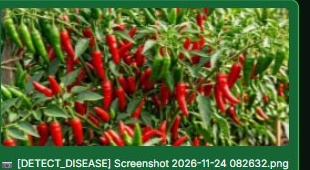
#> input picture data_pipeline/vision_training_data/Chilli___healthy_mature/user_chilli_real.jpg, 310 x 170 px
$ python -i feature_extractor.py   (imports and definitions only)   (older library calls are emulated)
#> lines starting #> are read from the running program, lines starting #| are printed output that depends on the picture; after the words box and inside, x2 and y2 are one past the last pixel; in counts of white or black regions, pixels touching at a corner belong together
#> further down, picture is the input picture: shape (170, 310, 3); mean B, G, R 47.6, 96.9, 87
"""
Production-grade Computer Vision Feature Extractor for Agricultural Images.
Extracts color histograms (HSV), Lab moments, domain-specific color ratios,
morphological contour metrics (fruit count, aspect ratio elongation, leaf shape),
and spatial gradient textures.
Runs locally on CPU in < 15ms per image.
"""
from __future__ import annotations

import io
import logging
from typing import Any, Dict, List, Optional, Tuple, Union
import numpy as np

try:
    import cv2
    CV2_AVAILABLE = True
except ImportError:
    CV2_AVAILABLE = False

try:
    from PIL import Image
    PIL_AVAILABLE = True
except ImportError:
    PIL_AVAILABLE = False

logger = logging.getLogger(__name__)

FEATURE_NAMES = (
    # HSV Histogram bins
    [f"h_bin_{i}" for i in range(16)] +
    [f"s_bin_{i}" for i in range(8)] +
    [f"v_bin_{i}" for i in range(8)] +
    # Lab Color Moments
    ["l_mean", "l_std", "a_mean", "a_std", "a_skew", "b_mean", "b_std", "b_skew"] +
    # RGB Means & Derived
    ["mean_r", "mean_g", "mean_b", "green_excess", "yellow_index"] +
    # Agricultural Color Fractions
    ["red_ratio", "green_ratio", "yellow_ratio", "white_ratio", "brown_ratio", "dark_ratio"] +
    # Morphological Fruit & Leaf Contours
    ["fruit_count", "fruit_avg_elongation", "fruit_area_share", "leaf_avg_elongation"] +
    # Texture & Spatial Gradients
    ["laplacian_var", "sobel_h_energy", "sobel_v_energy", "grad_ratio"]
)


def load_bgr_image(image_input: Union[bytes, str, np.ndarray]) -> Optional[np.ndarray]:
    """Loads image into standard BGR uint8 numpy array."""
    if isinstance(image_input, np.ndarray):
        return image_input

    if isinstance(image_input, (str, bytes)):
        if isinstance(image_input, str):
            try:
                bgr = cv2.imread(image_input)
                if bgr is not None:
                    return bgr
            except Exception:
                pass
            try:
                with open(image_input, "rb") as f:
                    image_input = f.read()
            except Exception:
                return None

        # Decode from bytes
        if CV2_AVAILABLE:
            np_arr = np.frombuffer(image_input, np.uint8)
            bgr = cv2.imdecode(np_arr, cv2.IMREAD_COLOR)
            if bgr is not None:
                return bgr

        if PIL_AVAILABLE:
            try:
                img = Image.open(io.BytesIO(image_input)).convert("RGB")
                rgb = np.array(img, dtype=np.uint8)
                return cv2.cvtColor(rgb, cv2.COLOR_RGB2BGR) if CV2_AVAILABLE else rgb
            except Exception:
                pass

    return None


def extract_agri_features(image_input: Union[bytes, str, np.ndarray]) -> Tuple[np.ndarray, Dict[str, Any]]:
    """
    Extracts high-discriminative agricultural features from an image.
    Returns:
        (feature_vector_1d, metadata_dict)
    """
    bgr = load_bgr_image(image_input)
    if bgr is None:
        # Default zeros
        zeros = np.zeros(len(FEATURE_NAMES), dtype=np.float32)
        return zeros, {"status": "error", "message": "Failed to decode image"}

    # Resize to standard analysis resolution (max 400px)
    h, w = bgr.shape[:2]
#> h = 170; w = 310
    scale = min(400.0 / max(h, w), 1.0)
#> scale = 1
    if scale < 1.0:
        bgr = cv2.resize(bgr, (int(w * scale), int(h * scale)), interpolation=cv2.INTER_AREA)

    total_pixels = float(bgr.shape[0] * bgr.shape[1])
#> total_pixels = 52700

    # 1. RGB Metrics
    rgb = cv2.cvtColor(bgr, cv2.COLOR_BGR2RGB)
    r, g, b = rgb[:, :, 0].astype(np.float32), rgb[:, :, 1].astype(np.float32), rgb[:, :, 2].astype(np.float32)
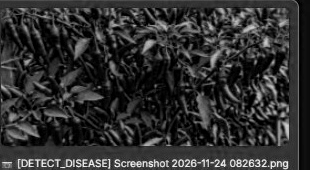
#> b: shape (170, 310) float32; min 0, max 248, mean 47.6
    mean_r, mean_g, mean_b = float(np.mean(r)), float(np.mean(g)), float(np.mean(b))
#> mean_r = 86.99; mean_g = 96.92; mean_b = 47.61
    green_excess = float(mean_g - (mean_r + mean_b) / 2.0)
#> green_excess = 29.61
    yellow_index = float((mean_r + mean_g) / max(2.0 * mean_b + 1e-5, 1.0))
#> yellow_index = 1.93

    # 2. HSV Color Space
    hsv = cv2.cvtColor(bgr, cv2.COLOR_BGR2HSV)
#> hsv: shape (170, 310, 3); mean H, S, V 42, 172.5, 115.1
    h_channel = hsv[:, :, 0]
    s_channel = hsv[:, :, 1]
    v_channel = hsv[:, :, 2]
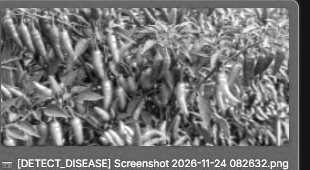
#> v_channel: shape (170, 310); min 3, max 255, mean 115.1

    # Histograms
    h_hist, _ = np.histogram(h_channel, bins=16, range=(0, 180), density=True)
#> h_hist = [0.0126, 0.00708, 0.0072, 0.0259, 0.0133, 0.00441, 0.0165, 0.0011, 1.86e-05, 6.75e-06, 6.75e-06, 1.18e-05, 6.75e-06, 0, 0, 0.000661]
    s_hist, _ = np.histogram(s_channel, bins=8, range=(0, 256), density=True)
#> s_hist = [3.44e-05, 0.000685, 0.00237, 0.00397, 0.00526, 0.00583, 0.00691, 0.00618]
    v_hist, _ = np.histogram(v_channel, bins=8, range=(0, 256), density=True)
#> v_hist = [0.00133, 0.00276, 0.00603, 0.0105, 0.00484, 0.00332, 0.00173, 0.000786]

    # 3. Lab Color Space & Moments
    lab = cv2.cvtColor(bgr, cv2.COLOR_BGR2LAB)
#> lab: shape (170, 310, 3); mean of channels 0, 1, 2 102.9, 117.5, 156.1
    l_c = lab[:, :, 0].astype(np.float32)
    a_c = lab[:, :, 1].astype(np.float32) - 128.0
    b_c = lab[:, :, 2].astype(np.float32) - 128.0
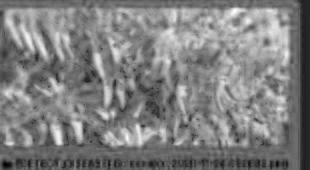
#> b_c: shape (170, 310) float32; min -9, max 65, mean 28.1; drawn with min black and max white

    l_mean, l_std = float(np.mean(l_c)), float(np.std(l_c))
#> l_mean = 102.9; l_std = 46.98
    a_mean, a_std = float(np.mean(a_c)), float(np.std(a_c))
#> a_mean = -10.46; a_std = 25.19
    a_skew = float(np.mean(((a_c - a_mean) / (a_std + 1e-5)) ** 3))
#> a_skew = 1.32
    b_mean, b_std = float(np.mean(b_c)), float(np.std(b_c))
#> b_mean = 28.13; b_std = 11.44
    b_skew = float(np.mean(((b_c - b_mean) / (b_std + 1e-5)) ** 3))
#> b_skew = 0.0325

    # 4. Agricultural Color Fractions
    # True Red fruit mask (Ripe chillies, ripe tomatoes): High saturation (S > 110), Bright (V > 70), R > G + 20 and R > B + 20
    m_red1 = cv2.inRange(hsv, np.array([0, 110, 70]), np.array([12, 255, 255]))
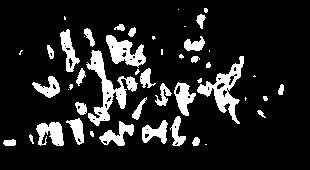
#> m_red1: shape (170, 310); 13.7% white; 48 white regions (18 under 20 px), largest, box (x1, y1, x2, y2) and area: (86, 50, 138, 126) 1164, (197, 56, 244, 124) 961, (106, 35, 146, 68) 686
    m_red2 = cv2.inRange(hsv, np.array([168, 110, 70]), np.array([180, 255, 255]))
#> m_red2: shape (170, 310); 0.74% white in thin lines or dots, all inside (x1, y1, x2, y2) = (42, 34, 237, 145)
    red_chroma = (r > (g + 20)) & (r > (b + 20))
#> red_chroma: shape (170, 310) bool; 20.7% white; 48 white regions (18 under 20 px), largest, box (x1, y1, x2, y2) and area: (65, 27, 157, 146) 3441, (141, 53, 249, 146) 3123, (32, 67, 86, 98) 589
    mask_red = (m_red1 | m_red2) & red_chroma.astype(np.uint8) * 255
#> mask_red: shape (170, 310); 14.4% white; 48 white regions (18 under 20 px), largest, box (x1, y1, x2, y2) and area: (86, 50, 138, 126) 1248, (197, 56, 244, 124) 1049, (106, 35, 146, 68) 718
    red_ratio = float(np.sum(mask_red > 0) / total_pixels)
#> red_ratio = 0.144

    # Green foliage mask: H in [28, 88], S > 35, V > 35
    mask_green = cv2.inRange(hsv, np.array([28, 35, 35]), np.array([88, 255, 255]))
#> mask_green: shape (170, 310); 69.2% white; 85 black regions (53 under 20 px), largest, box (x1, y1, x2, y2) and area: (26, 25, 250, 147) 10610, (297, 0, 310, 170) 1709, (58, 26, 81, 75) 612
    green_ratio = float(np.sum(mask_green > 0) / total_pixels)
#> green_ratio = 0.692

    # Yellow chlorosis / leaf halos: H in [16, 36], S > 45, V > 65 (excluding red fruit)
    mask_yellow_raw = cv2.inRange(hsv, np.array([16, 45, 65]), np.array([36, 255, 255]))
#> mask_yellow_raw: shape (170, 310); 14.3% white; 175 white regions (116 under 20 px), largest, box (x1, y1, x2, y2) and area: (176, 8, 217, 66) 763, (179, 48, 260, 114) 666, (2, 37, 26, 86) 498
    mask_yellow = mask_yellow_raw & (mask_red == 0)
    yellow_ratio = float(np.sum(mask_yellow > 0) / total_pixels)
#> yellow_ratio = 0.143

    # White cotton lint / powdery mildew: S < 40, V > 180
    mask_white = cv2.inRange(hsv, np.array([0, 0, 180]), np.array([180, 45, 255]))
#> mask_white: shape (170, 310); 0.43% white in thin lines or dots, all inside (x1, y1, x2, y2) = (3, 27, 289, 168)
    white_ratio = float(np.sum(mask_white > 0) / total_pixels)
#> white_ratio = 0.00425

    # Brown necrotic spots / dead tissue / soil: H in [7, 26], S in [30, 200], V in [20, 115] (excluding red fruit)
    mask_brown_raw = cv2.inRange(hsv, np.array([7, 30, 20]), np.array([26, 200, 115]))
#> mask_brown_raw: shape (170, 310); 4% white in thin lines or dots, all inside (x1, y1, x2, y2) = (3, 8, 288, 147)
    mask_brown = mask_brown_raw & (mask_red == 0)
    brown_ratio = float(np.sum(mask_brown > 0) / total_pixels)
#> brown_ratio = 0.035

    # Deep dark / necrotic spots: r, g, b < 65
    mask_dark = (r < 65) & (g < 65) & (b < 65) & (mask_red == 0)
#> mask_dark: shape (170, 310) bool; 13.5% white; 250 white regions (195 under 20 px)
    dark_ratio = float(np.sum(mask_dark) / total_pixels)
#> dark_ratio = 0.135

    # 5. Morphological Fruit & Pod Contours
    contours_red, _ = cv2.findContours(mask_red, cv2.RETR_EXTERNAL, cv2.CHAIN_APPROX_SIMPLE)
#> contours_red = 48 contours, 21 with area under 20; largest, box (x1, y1, x2, y2) and area: (86, 50, 138, 126) 1098, (197, 56, 244, 124) 935, (106, 35, 146, 68) 654, (36, 122, 64, 146) 428, (174, 82, 196, 116) 370
    fruit_elongations = []
    fruit_areas = []
    total_fruit_area = 0.0
    for c in contours_red:
        area = cv2.contourArea(c)
        if area > 45:
            total_fruit_area += area
            fruit_areas.append(area)
            _, _, cw, ch = cv2.boundingRect(c)
            elongation = max(cw, ch) / float(min(cw, ch) + 1e-5)
            fruit_elongations.append(elongation)
#> this loop made 48 passes
#> (area, total_fruit_area, cw, ch, elongation) on passes 2, 6, 7, 8, 9, 10, 12, 14, 19, 20, 22, 25: (58, 58, 13, 7, 1.86), (427.5, 485.5, 28, 24, 1.17), (337.5, 823, 35, 25, 1.4), (305, 1128, 26, 24, 1.08), (230.5, 1358.5, 18, 27, 1.5), (197, 1555.5, 16, 30, 1.87), (95, 1650.5, 12, 13, 1.08), (94, 1744.5, 15, 23, 1.53), (169, 1913.5, 18, 23, 1.28), (369.5, 2283, 22, 34, 1.55), (269, 2552, 28, 22, 1.27), (145.5, 2697.5, 16, 20, 1.25)
#> area on passes 3, 11, 17, 29, 42, 44: 42, 20.5, 36, 30.5, 41, 34.5
#> after the loop, fruit_areas = [58, 427.5, 337.5, 305, 230.5, 197, 95, 94, 169, 369.5, 269, 145.5, 69, 935, 1098.5, 50, 164.5, 653.5, 359.5, 80.5, 64.5]; fruit_elongations = [1.86, 1.17, 1.4, 1.08, 1.5, 1.87, 1.08, 1.53, 1.28, 1.55, 1.27, 1.25, 1.8, 1.45, 1.46, 2, 1.4, 1.21, 2.15, 1.73, 1.5]; total_fruit_area = 6172.5

    fruit_count = len(fruit_elongations)
#> fruit_count = 21
    fruit_avg_elongation = float(np.mean(fruit_elongations)) if fruit_elongations else 1.0
#> fruit_avg_elongation = 1.5
    fruit_avg_area = float(np.mean(fruit_areas)) if fruit_areas else 0.0
#> fruit_avg_area = 293.9
    fruit_area_share = float(total_fruit_area / total_pixels)
#> fruit_area_share = 0.117

    # 6. Morphological Leaf & Green Pod Contours
    contours_green, _ = cv2.findContours(mask_green, cv2.RETR_EXTERNAL, cv2.CHAIN_APPROX_SIMPLE)
#> contours_green = 1 contour; box (x1, y1, x2, y2) and area: (0, 0, 300, 170) 50524
    leaf_elongations = []
    green_pod_elongations = []
    for c in contours_green:
        area = cv2.contourArea(c)
        if area > 40:
            _, _, lw, lh = cv2.boundingRect(c)
            elongation = max(lw, lh) / float(min(lw, lh) + 1e-5)
            leaf_elongations.append(elongation)
            if elongation > 2.0 and area > 100:
                green_pod_elongations.append(elongation)
#> this loop made 1 pass
#> (area, lw, lh, elongation) on pass 1: (50524, 300, 170, 1.76)
#> after the loop, green_pod_elongations = []; leaf_elongations = [1.76]

    leaf_avg_elongation = float(np.mean(leaf_elongations)) if leaf_elongations else 1.0
#> leaf_avg_elongation = 1.76
    green_pod_count = len(green_pod_elongations)
#> green_pod_count = 0
    green_pod_avg_elongation = float(np.mean(green_pod_elongations)) if green_pod_elongations else 1.0
#> green_pod_avg_elongation = 1

    # Okra specific: light yellow-green ridges on vertical pods
    okra_rib_mask = (h_channel >= 24) & (h_channel <= 45) & (s_channel >= 35) & (s_channel <= 165) & (v_channel >= 85)
#> okra_rib_mask: shape (170, 310) bool; 20.5% white; 225 white regions (169 under 20 px), largest, box (x1, y1, x2, y2) and area: (143, 9, 288, 85) 3152, (98, 8, 201, 44) 1042, (251, 60, 288, 128) 823
    okra_rib_ratio = float(np.sum(okra_rib_mask) / total_pixels)
#> okra_rib_ratio = 0.205

    # Chilli specific: intense saturated green hanging pods
    chilli_mask = (h_channel >= 30) & (h_channel <= 82) & (s_channel >= 85) & (v_channel >= 45)
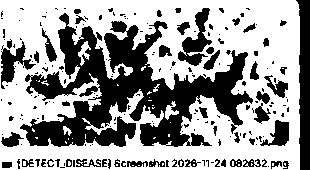
#> chilli_mask: shape (170, 310) bool; 60.9% white; 198 black regions (144 under 20 px), largest, box (x1, y1, x2, y2) and area: (20, 13, 253, 147) 13369, (296, 0, 310, 170) 1759, (178, 8, 212, 66) 808
    chilli_green_ratio = float(np.sum(chilli_mask) / total_pixels)
#> chilli_green_ratio = 0.609

    # 7. Texture & Gradients (Gray channel)
    gray = cv2.cvtColor(bgr, cv2.COLOR_BGR2GRAY)
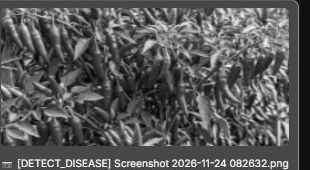
#> gray: shape (170, 310); min 2, max 246, mean 88.3
    laplacian_var = float(cv2.Laplacian(gray, cv2.CV_64F).var())
#> laplacian_var = 2769.2
    sobel_h = cv2.Sobel(gray, cv2.CV_64F, 1, 0, ksize=3)
    sobel_v = cv2.Sobel(gray, cv2.CV_64F, 0, 1, ksize=3)
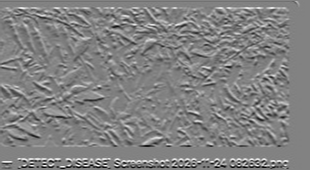
#> sobel_v: shape (170, 310) float64; min -688, max 660, mean -0.3; drawn with min black and max white
    sobel_h_energy = float(np.mean(np.abs(sobel_h)))
#> sobel_h_energy = 91.83
    sobel_v_energy = float(np.mean(np.abs(sobel_v)))
#> sobel_v_energy = 82.47
    grad_ratio = float((sobel_h_energy + 1e-5) / (sobel_v_energy + 1e-5))
#> grad_ratio = 1.11

    # Assemble vector in exact feature order
    feat_dict = {
        "mean_r": mean_r, "mean_g": mean_g, "mean_b": mean_b,
        "green_excess": green_excess, "yellow_index": yellow_index,
        "l_mean": l_mean, "l_std": l_std,
        "a_mean": a_mean, "a_std": a_std, "a_skew": a_skew,
        "b_mean": b_mean, "b_std": b_std, "b_skew": b_skew,
        "red_ratio": red_ratio, "green_ratio": green_ratio,
        "yellow_ratio": yellow_ratio, "white_ratio": white_ratio,
        "brown_ratio": brown_ratio, "dark_ratio": dark_ratio,
        "fruit_count": fruit_count,
        "fruit_avg_elongation": fruit_avg_elongation,
        "fruit_area_share": fruit_area_share,
        "leaf_avg_elongation": leaf_avg_elongation,
        "laplacian_var": laplacian_var,
        "sobel_h_energy": sobel_h_energy,
        "sobel_v_energy": sobel_v_energy,
        "grad_ratio": grad_ratio,
    }

    values = []
    # 1. H hist
    values.extend(h_hist)
    # 2. S hist
    values.extend(s_hist)
    # 3. V hist
    values.extend(v_hist)
    # 4. Lab
    values.extend([l_mean, l_std, a_mean, a_std, a_skew, b_mean, b_std, b_skew])
    # 5. RGB
    values.extend([mean_r, mean_g, mean_b, green_excess, yellow_index])
    # 6. Colors
    values.extend([red_ratio, green_ratio, yellow_ratio, white_ratio, brown_ratio, dark_ratio])
    # 7. Contours
    values.extend([fruit_count, fruit_avg_elongation, fruit_area_share, leaf_avg_elongation])
    # 8. Gradients
    values.extend([laplacian_var, sobel_h_energy, sobel_v_energy, grad_ratio])

    feature_vec = np.array(values, dtype=np.float32)
#> feature_vec = 59 values, max 2769.2 at index 55, min -10.46 at index 34, mean 58.29

    # Boolean flags for semantic routing
    has_ripe_fruits = bool(red_ratio > 0.04 and fruit_count >= 1)
#> has_ripe_fruits = True

    # Diseased leaf: chlorosis or distinct necrotic spots on foliage (without prominent ripe fruits)
    is_diseased_leaf = bool(
        not has_ripe_fruits and (
            (yellow_ratio > 0.08 and (brown_ratio > 0.025 or dark_ratio > 0.08)) or
            (brown_ratio > 0.055) or
            (dark_ratio > 0.12 and green_ratio < 0.70)
        )
    )
#> is_diseased_leaf = False

    # Okra pods: light-ribbed pods on healthy green plants (not chlorotic leaf lesions)
    has_okra_pods = bool(okra_rib_ratio > 0.045 and green_ratio > 0.35 and not is_diseased_leaf and yellow_ratio < 0.08 and brown_ratio < 0.025)
#> has_okra_pods = False
    has_chilli_pods = bool(chilli_green_ratio > 0.40 and (green_pod_count >= 1 or green_ratio > 0.60) and not has_okra_pods and not is_diseased_leaf)
#> has_chilli_pods = True
    has_green_pods = bool(has_okra_pods or has_chilli_pods or (green_ratio > 0.65 and green_pod_count >= 1 and not is_diseased_leaf))
#> has_green_pods = True
    has_fruits = bool(has_ripe_fruits or has_green_pods)
#> has_fruits = True
    is_healthy_fruit = bool(has_fruits and green_ratio > 0.15 and not is_diseased_leaf)
#> is_healthy_fruit = True
    is_soil = bool(green_excess < -5.0 and (brown_ratio > 0.20 or dark_ratio > 0.25) and not has_fruits)
#> is_soil = False
    is_pest = bool(dark_ratio > 0.20 and green_excess > 5.0 and not has_fruits and not is_diseased_leaf)
#> is_pest = False

    meta = {
        "has_fruits": has_fruits,
        "has_green_pods": has_green_pods,
        "has_okra_pods": has_okra_pods,
        "has_chilli_pods": has_chilli_pods,
        "okra_rib_ratio": okra_rib_ratio,
        "chilli_green_ratio": chilli_green_ratio,
        "green_pod_count": green_pod_count,
        "green_pod_avg_elongation": green_pod_avg_elongation,
        "is_healthy_fruit": is_healthy_fruit,
        "is_diseased_leaf": is_diseased_leaf,
        "is_soil": is_soil,
        "is_pest": is_pest,
        "fruit_count": fruit_count,
        "fruit_avg_elongation": fruit_avg_elongation,
        "fruit_avg_area": fruit_avg_area,
        "red_ratio": red_ratio,
        "green_ratio": green_ratio,
        "yellow_ratio": yellow_ratio,
        "brown_ratio": brown_ratio,
        "dark_ratio": dark_ratio,
        "leaf_avg_elongation": leaf_avg_elongation,
    }

    return feature_vec, meta

>>> import cv2
>>> picture = cv2.imread('../data_pipeline/vision_training_data/Chilli___healthy_mature/user_chilli_real.jpg')
>>> result = extract_agri_features(picture)
